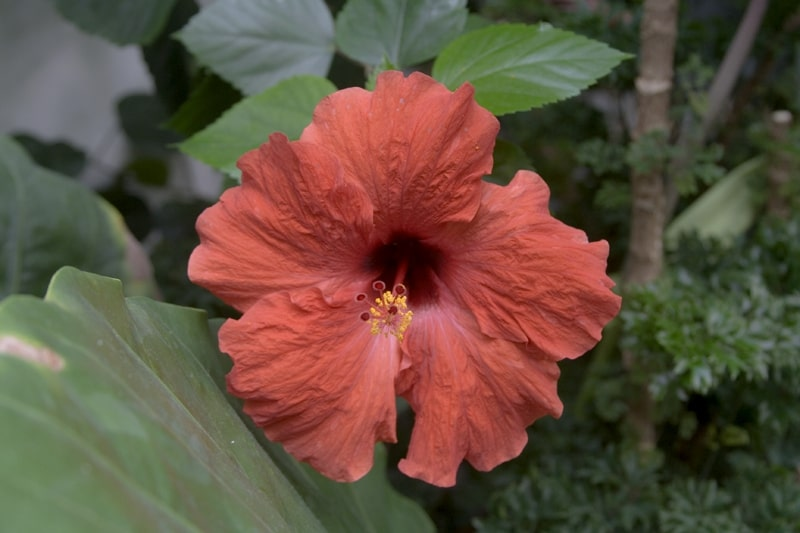
//> input picture openCV/img/CC_src.jpg, 800 x 533 px
$ ./Sobel_Demo img/CC_src.jpg   (built with g++ and OpenCV 4)
//> lines starting //> are read from the running program, lines starting //| are printed output that depends on the picture
#include "opencv2/imgproc.hpp"
#include "opencv2/imgcodecs.hpp"
#include "opencv2/highgui.hpp"
#include <iostream>

using namespace cv;
using namespace std;

int main( int argc, char** argv )
{
  cv::CommandLineParser parser(argc, argv,
                               "{@input     |./img/lena.jpg  |input image                            }"
                               "{ksize   k  |1                |ksize (hit 'K' to increase its value)  }"
                               "{scale   s  |1                |scale (hit 'S' to increase its value)  }"
                               "{delta   d  |0                |delta (hit 'D' to increase its value)  }"
                               "{help    h  |false            |show help message                      }");

  cout << "The sample uses Sobel or Scharr OpenCV functions for edge detection\n\n";
  parser.printMessage();
  cout << "\nPress 'ESC' to exit program.\nPress 'R' to reset values ( ksize will be -1 equal to Scharr function )\n";

  // First we declare the variables we are going to use
  Mat image,src, src_gray;
  Mat grad;

  const String window_name = "Sobel Demo - Simple Edge Detector";
  int ksize = parser.get<int>("ksize");
  int scale = parser.get<int>("scale");
  int delta = parser.get<int>("delta");
  int ddepth = CV_16S;

  String imageName = parser.get<String>("@input");
  // As usual we load our source image (src)
  image = imread( imageName, IMREAD_COLOR ); // Load an image
//> image is the input picture: 533 rows x 800 cols, CV_8UC3; mean B, G, R 64.3, 80.8, 99.7
  // Check if image is loaded fine
  if( image.empty() )
  {
    printf("Error opening image: %s\n", imageName.c_str());
    return 1;
  }


  for(int loop = 0; loop<10 ; loop++)
  {
    // Remove noise by blurring with a Gaussian filter ( kernel size = 3 )
    GaussianBlur(image, src, Size(3, 3), 0, 0, BORDER_DEFAULT);

    // Convert the image to grayscale
    cvtColor(src, src_gray, COLOR_BGR2GRAY);
    Mat grad_x, grad_y;
    Mat abs_grad_x, abs_grad_y;
    Sobel(src_gray, grad_x, ddepth, 1, 0, ksize, scale, delta, BORDER_DEFAULT);
    Sobel(src_gray, grad_y, ddepth, 0, 1, ksize, scale, delta, BORDER_DEFAULT);

    // converting back to CV_8U
    convertScaleAbs(grad_x, abs_grad_x);
    convertScaleAbs(grad_y, abs_grad_y);
    addWeighted(abs_grad_x, 0.5, abs_grad_y, 0.5, 0, grad);

    imshow(window_name, grad);
    imwrite("sobel_output.jpg", grad);

    char key = (char)waitKey(0);

    if(key == 27)
    {
     return 0;
    }

    if (key == 'k' || key == 'K')
    {
      ksize = ksize < 30 ? ksize+2 : -1;
    }

    if (key == 's' || key == 'S')
    {
      scale++;
    }

    if (key == 'd' || key == 'D')
    {
      delta++;
    }

    if (key == 'r' || key == 'R')
    {
      scale =  1;
      ksize = -1;
      delta =  0;
    }

  }
//> this loop made 10 passes; the space key is pressed
//> pass 1, `cvtColor(src, src_gray, COLOR_BGR2GRAY);`:
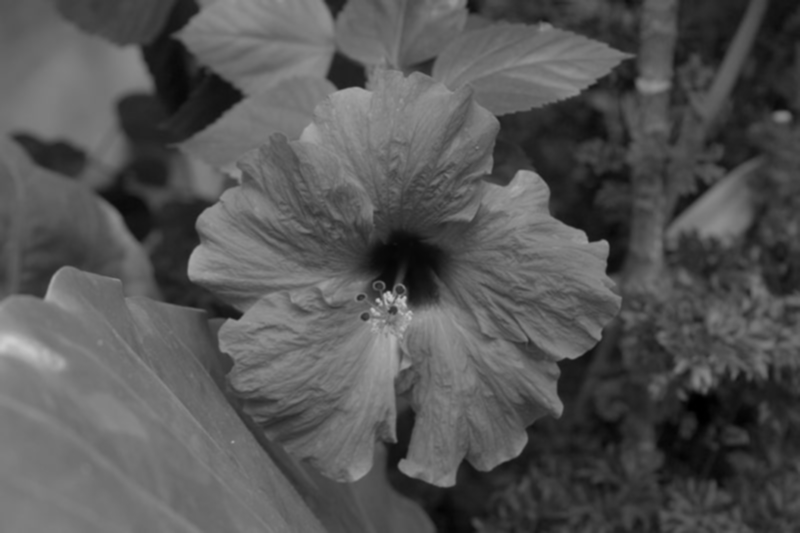
//> src_gray: 533 rows x 800 cols, CV_8UC1; min 0, max 204, mean 84.6
//> pass 1, `Sobel(src_gray, grad_x, ddepth, 1, 0, ksize, scale, delta, BORDER_DEFA..`:
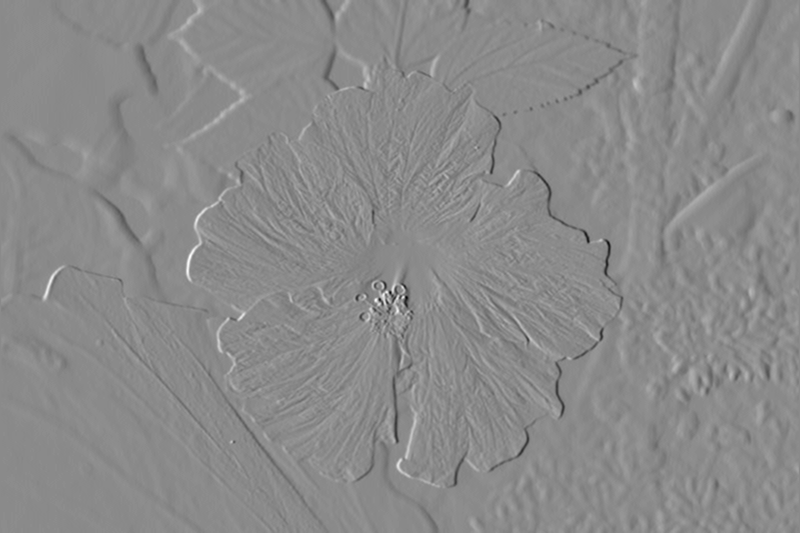
//> grad_x: 533 rows x 800 cols, CV_16SC1; min -104, max 87, mean -0.1; drawn with min black and max white
//> pass 1, `Sobel(src_gray, grad_y, ddepth, 0, 1, ksize, scale, delta, BORDER_DEFA..`:
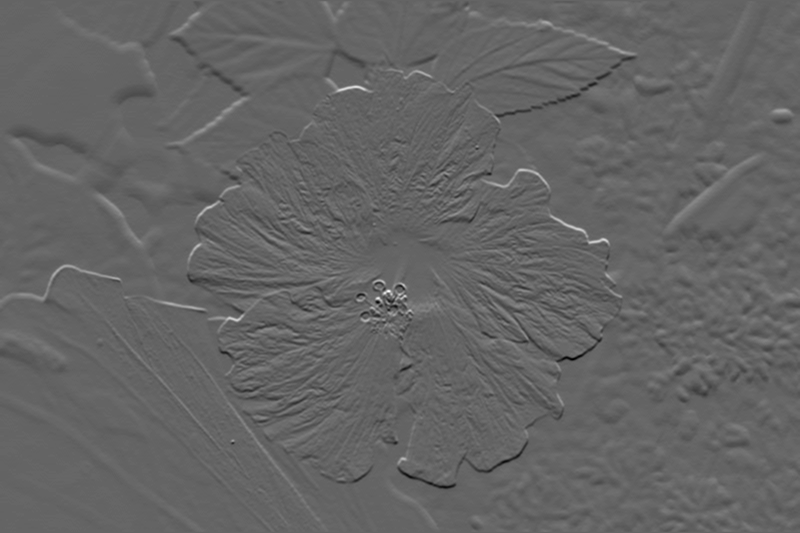
//> grad_y: 533 rows x 800 cols, CV_16SC1; min -79, max 121, mean 0; drawn with min black and max white
//> after the loop:
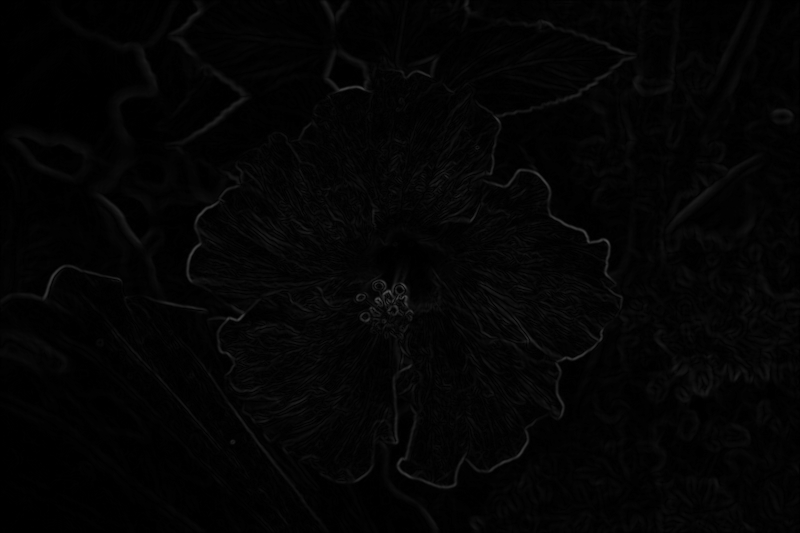
//> grad: 533 rows x 800 cols, CV_8UC1; min 0, max 83, mean 3.9
//> after the loop, ksize = 1; scale = 1; delta = 0

  return 0;
}

$ run again, on openCV/img/MT_dst.jpg
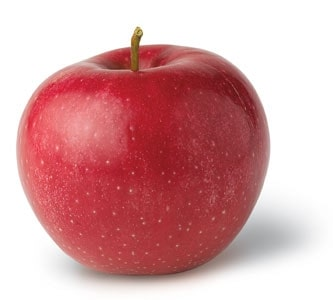
//> input picture openCV/img/MT_dst.jpg, 333 x 300 px
//> image is the input picture: 300 rows x 333 cols, CV_8UC3; mean B, G, R 164, 161.7, 214
//> the loop `for(int loop = 0; loop<10 ; loop++)` made 10 passes; the space key is pressed
//> pass 1, `Sobel(src_gray, grad_y, ddepth, 0, 1, ksize, scale, delta, BORDER_DEFA..`:
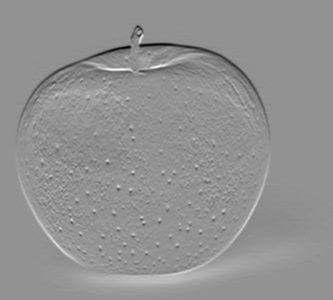
//> grad_y: 300 rows x 333 cols, CV_16SC1; min -97, max 72, mean 0; drawn with min black and max white
//> after the loop `for(int loop = 0; loop<10 ; loop++)`:
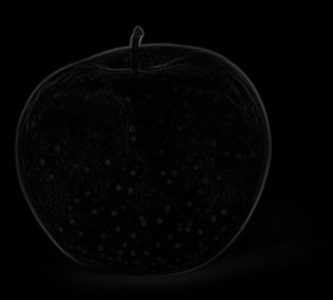
//> grad: 300 rows x 333 cols, CV_8UC1; min 0, max 92, mean 3.4
//> after the loop `for(int loop = 0; loop<10 ; loop++)`: ksize = 1; delta = 0
